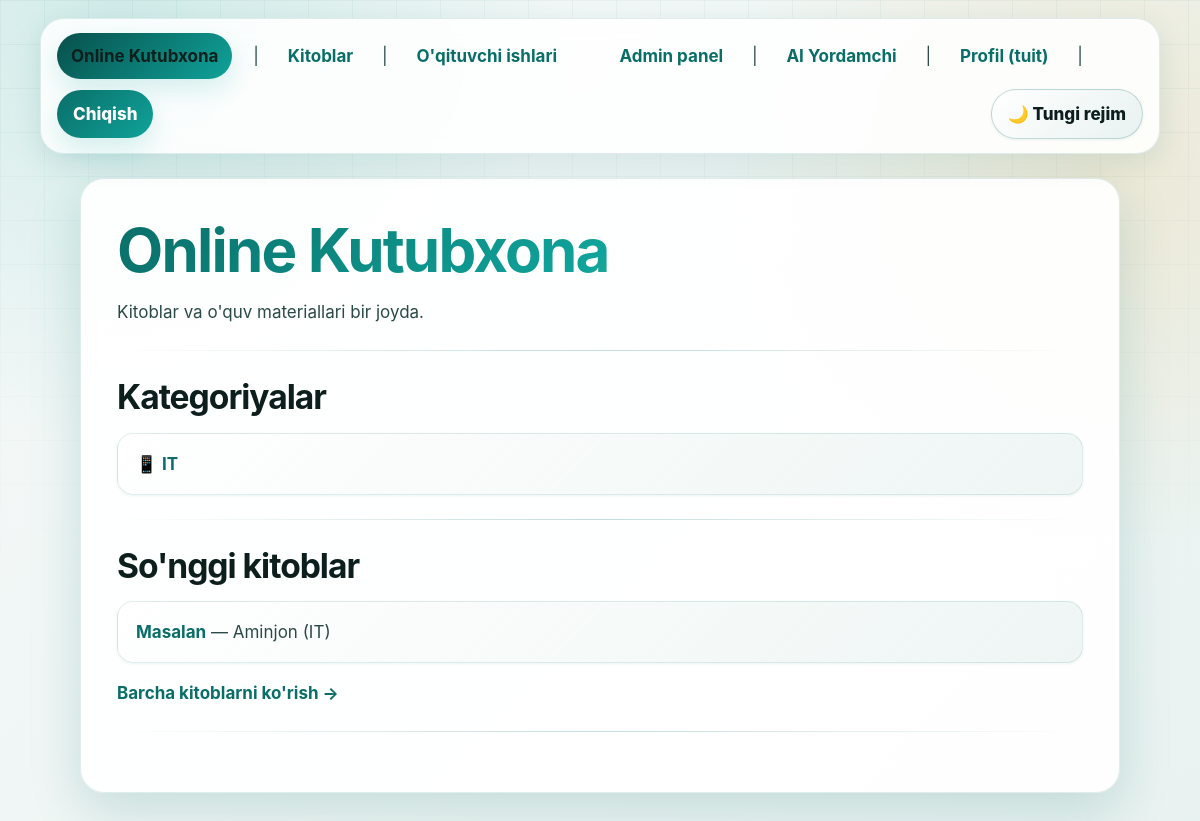
The app's page / (signed in), older data.
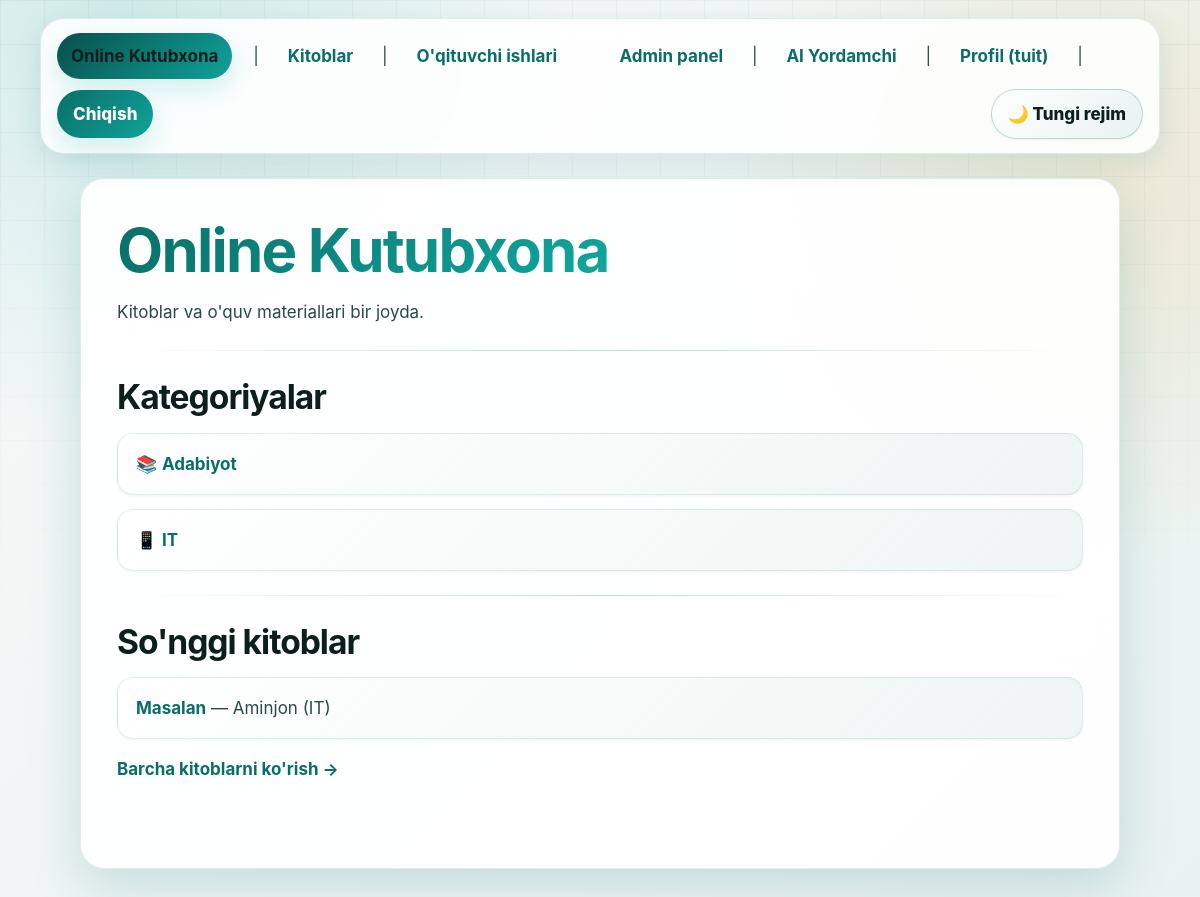
The same page, newer data.
### main/models.py (models this page shows, shortened)
class Category(models.Model):
    name = models.CharField(
        max_length=100,
        unique=True,
        verbose_name="Kategoriya nomi",
    )
    slug = models.SlugField(
        unique=True,
        verbose_name="Slug (URL uchun)",
    )
    description = models.TextField(
        blank=True,
        verbose_name="Tavsif",
    )
    icon = models.CharField(
        max_length=50,
        blank=True,
        verbose_name="Ikonka (emoji yoki CSS klass)",
    )
    created_at = models.DateTimeField(auto_now_add=True)
    class Meta:
        verbose_name = "Kategoriya"
        verbose_name_plural = "Kategoriyalar"
        ordering = ['name']

class Book(models.Model):
    title = models.CharField(
        max_length=255,
        verbose_name="Kitob nomi",
    )
    author = models.CharField(
        max_length=255,
        verbose_name="Muallif",
    )
    category = models.ForeignKey(
        Category,
        on_delete=models.SET_NULL,
        null=True,
        related_name='books',
        verbose_name="Kategoriya",
    )
    cover_image = models.ImageField(
        upload_to='book_covers/',
        null=True,
        blank=True,
        verbose_name="Muqova rasmi",
    )
    description = models.TextField(
        verbose_name="Qisqacha tavsif",
    )
    published_date = models.DateField(
        verbose_name="Nashr sanasi",
    )
    file = models.FileField(
        upload_to='books/',
        null=True,
        blank=True,
        verbose_name="Kitob fayli (PDF va h.k.)",
    )
    added_by = models.ForeignKey(
        User,
        on_delete=models.SET_NULL,
        null=True,
        related_name='added_books',
        verbose_name="Kim qo'shgan",
    )
    is_active = models.BooleanField(
        default=True,
        verbose_name="Faolmi?",
    )
    view_count = models.PositiveIntegerField(
        default=0,
        verbose_name="Ko'rishlar soni",
    )
    created_at = models.DateTimeField(auto_now_add=True)
    updated_at = models.DateTimeField(auto_now=True)
    class Meta:
        verbose_name = "Kitob"
        verbose_name_plural = "Kitoblar"
        ordering = ['-created_at']

### main/views.py (the view)
# urls.py: path('', views.HomeView.as_view(), name='home'),
class HomeView(View):
    template_name = 'main/home.html'
    def get(self, request):
        stats      = SiteStatistics.objects.last()
        new_books  = Book.objects.filter(is_active=True).order_by('-created_at')[:8]
        categories = Category.objects.all()
        context = {
            'stats':      stats,
            'new_books':  new_books,
            'categories': categories,
        }
        return render(request, self.template_name, context)

### main/templates/main/home.html (shortened to what this page needs)
{% extends 'base.html' %}
{% block content %}
<h1>Online Kutubxona</h1>
<p>Kitoblar va o'quv materiallari bir joyda.</p>
<hr>
{% if categories %}
<h2>Kategoriyalar</h2>
<ul>
    {% for cat in categories %}
        <li>
            {{ cat.icon }} <a href="{% url 'main:category-books' cat.slug %}">{{ cat.name }}</a>
        </li>
    {% endfor %}
</ul>
<hr>
{% endif %}
<h2>So'nggi kitoblar</h2>
{% if new_books %}
    <ul>
        {% for book in new_books %}
            <li>
                <a href="{% url 'main:book-detail' book.pk %}">{{ book.title }}</a>
                — {{ book.author }}
                {% if book.category %}({{ book.category.name }}){% endif %}
            </li>
        {% endfor %}
    </ul>
    <p><a href="{% url 'main:book-list' %}">Barcha kitoblarni ko'rish &rarr;</a></p>
{% else %}
    <p>Hozircha kitoblar mavjud emas.</p>
{% endif %}
<hr>
{% endblock %}

Row changes from the older to the newer data that the page shows:
added Category: icon "📚", name "Adabiyot"
